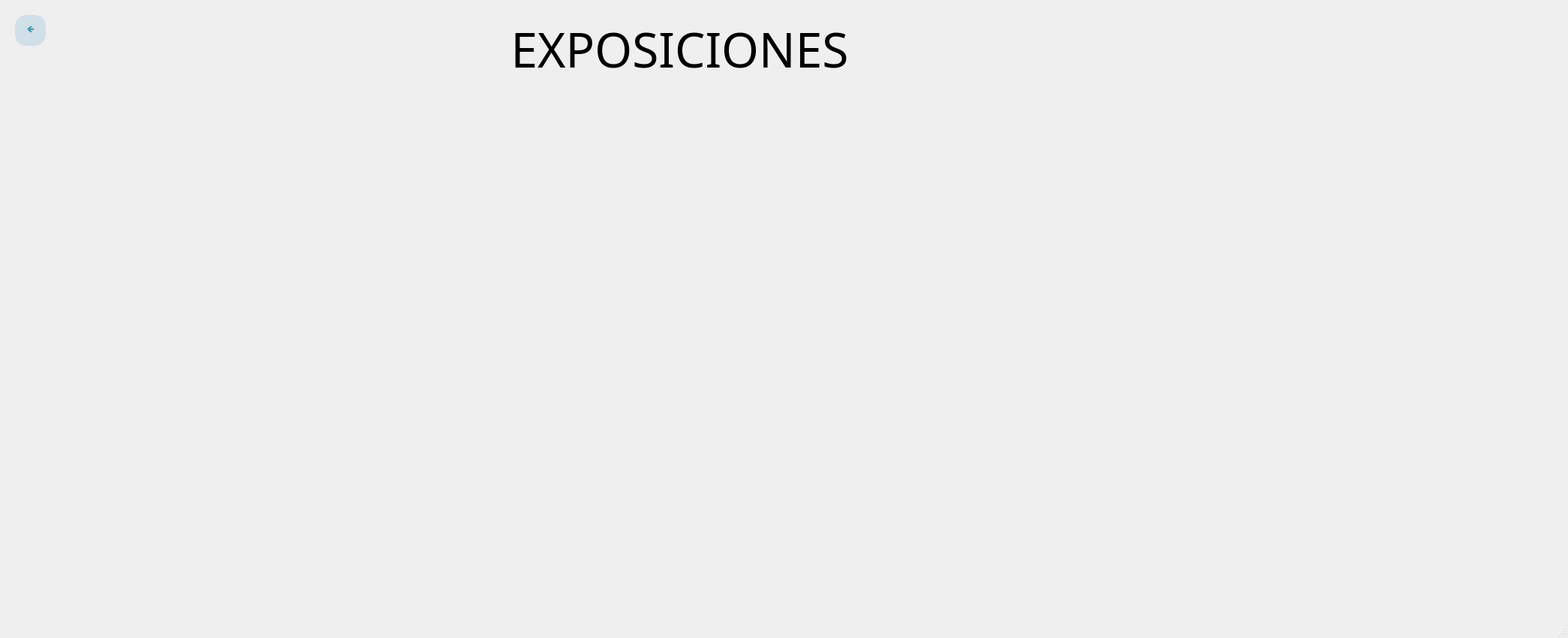
<?xml version="1.0" encoding="UTF-8"?>
<ui version="4.0">
 <class>MainWindow</class>
 <widget class="QMainWindow" name="MainWindow">
  <property name="geometry">
   <rect>
    <x>0</x>
    <y>0</y>
    <width>2089</width>
    <height>850</height>
   </rect>
  </property>
  <property name="windowTitle">
   <string>MainWindow</string>
  </property>
  <widget class="QWidget" name="centralwidget">
   <widget class="QPushButton" name="BotonAtras">
    <property name="geometry">
     <rect>
      <x>20</x>
      <y>20</y>
      <width>41</width>
      <height>41</height>
     </rect>
    </property>
    <property name="palette">
     <palette>
      <active>
       <colorrole role="WindowText">
        <brush brushstyle="SolidPattern">
         <color alpha="255">
          <red>67</red>
          <green>157</green>
          <blue>175</blue>
         </color>
        </brush>
       </colorrole>
       <colorrole role="Button">
        <brush brushstyle="SolidPattern">
         <color alpha="255">
          <red>208</red>
          <green>223</green>
          <blue>232</blue>
         </color>
        </brush>
       </colorrole>
       <colorrole role="Text">
        <brush brushstyle="SolidPattern">
         <color alpha="255">
          <red>67</red>
          <green>157</green>
          <blue>175</blue>
         </color>
        </brush>
       </colorrole>
       <colorrole role="ButtonText">
        <brush brushstyle="SolidPattern">
         <color alpha="255">
          <red>67</red>
          <green>157</green>
          <blue>175</blue>
         </color>
        </brush>
       </colorrole>
       <colorrole role="Base">
        <brush brushstyle="SolidPattern">
         <color alpha="255">
          <red>208</red>
          <green>223</green>
          <blue>232</blue>
         </color>
        </brush>
       </colorrole>
       <colorrole role="Window">
        <brush brushstyle="SolidPattern">
         <color alpha="255">
          <red>208</red>
          <green>223</green>
          <blue>232</blue>
         </color>
        </brush>
       </colorrole>
       <colorrole role="PlaceholderText">
        <brush brushstyle="NoBrush">
         <color alpha="128">
          <red>67</red>
          <green>157</green>
          <blue>175</blue>
         </color>
        </brush>
       </colorrole>
      </active>
      <inactive>
       <colorrole role="WindowText">
        <brush brushstyle="SolidPattern">
         <color alpha="255">
          <red>67</red>
          <green>157</green>
          <blue>175</blue>
         </color>
        </brush>
       </colorrole>
       <colorrole role="Button">
        <brush brushstyle="SolidPattern">
         <color alpha="255">
          <red>208</red>
          <green>223</green>
          <blue>232</blue>
         </color>
        </brush>
       </colorrole>
       <colorrole role="Text">
        <brush brushstyle="SolidPattern">
         <color alpha="255">
          <red>67</red>
          <green>157</green>
          <blue>175</blue>
         </color>
        </brush>
       </colorrole>
       <colorrole role="ButtonText">
        <brush brushstyle="SolidPattern">
         <color alpha="255">
          <red>67</red>
          <green>157</green>
          <blue>175</blue>
         </color>
        </brush>
       </colorrole>
       <colorrole role="Base">
        <brush brushstyle="SolidPattern">
         <color alpha="255">
          <red>208</red>
          <green>223</green>
          <blue>232</blue>
         </color>
        </brush>
       </colorrole>
       <colorrole role="Window">
        <brush brushstyle="SolidPattern">
         <color alpha="255">
          <red>208</red>
          <green>223</green>
          <blue>232</blue>
         </color>
        </brush>
       </colorrole>
       <colorrole role="PlaceholderText">
        <brush brushstyle="NoBrush">
         <color alpha="128">
          <red>67</red>
          <green>157</green>
          <blue>175</blue>
         </color>
        </brush>
       </colorrole>
      </inactive>
      <disabled>
       <colorrole role="WindowText">
        <brush brushstyle="SolidPattern">
         <color alpha="255">
          <red>67</red>
          <green>157</green>
          <blue>175</blue>
         </color>
        </brush>
       </colorrole>
       <colorrole role="Button">
        <brush brushstyle="SolidPattern">
         <color alpha="255">
          <red>208</red>
          <green>223</green>
          <blue>232</blue>
         </color>
        </brush>
       </colorrole>
       <colorrole role="Text">
        <brush brushstyle="SolidPattern">
         <color alpha="255">
          <red>67</red>
          <green>157</green>
          <blue>175</blue>
         </color>
        </brush>
       </colorrole>
       <colorrole role="ButtonText">
        <brush brushstyle="SolidPattern">
         <color alpha="255">
          <red>67</red>
          <green>157</green>
          <blue>175</blue>
         </color>
        </brush>
       </colorrole>
       <colorrole role="Base">
        <brush brushstyle="SolidPattern">
         <color alpha="255">
          <red>208</red>
          <green>223</green>
          <blue>232</blue>
         </color>
        </brush>
       </colorrole>
       <colorrole role="Window">
        <brush brushstyle="SolidPattern">
         <color alpha="255">
          <red>208</red>
          <green>223</green>
          <blue>232</blue>
         </color>
        </brush>
       </colorrole>
       <colorrole role="PlaceholderText">
        <brush brushstyle="NoBrush">
         <color alpha="128">
          <red>67</red>
          <green>157</green>
          <blue>175</blue>
         </color>
        </brush>
       </colorrole>
      </disabled>
     </palette>
    </property>
    <property name="cursor">
     <cursorShape>PointingHandCursor</cursorShape>
    </property>
    <property name="styleSheet">
     <string notr="true">background-color: rgb(208, 223, 232);
color:rgb(67, 157, 175);
font-weight: bold;
font-family: 'Verdana';
border-radius: 15px;</string>
    </property>
    <property name="text">
     <string>🡸</string>
    </property>
   </widget>
   <widget class="QLabel" name="Titulo">
    <property name="geometry">
     <rect>
      <x>580</x>
      <y>20</y>
      <width>651</width>
      <height>91</height>
     </rect>
    </property>
    <property name="font">
     <font>
      <family>Bell MT</family>
      <pointsize>24</pointsize>
      <weight>50</weight>
      <bold>false</bold>
     </font>
    </property>
    <property name="text">
     <string>&lt;html&gt;&lt;head/&gt;&lt;body&gt;&lt;p align=&quot;center&quot;&gt;&lt;span style=&quot; font-size:48pt;&quot;&gt;EXPOSICIONES&lt;/span&gt;&lt;/p&gt;&lt;/body&gt;&lt;/html&gt;</string>
    </property>
   </widget>
   <widget class="QLabel" name="foto">
    <property name="geometry">
     <rect>
      <x>-20</x>
      <y>-200</y>
      <width>1841</width>
      <height>1091</height>
     </rect>
    </property>
    <property name="font">
     <font>
      <family>Bell MT</family>
      <pointsize>22</pointsize>
      <weight>50</weight>
      <bold>false</bold>
     </font>
    </property>
    <property name="text">
     <string/>
    </property>
    <property name="pixmap">
     <pixmap>../Imagenes/foto.png</pixmap>
    </property>
   </widget>
   <zorder>foto</zorder>
   <zorder>BotonAtras</zorder>
   <zorder>Titulo</zorder>
  </widget>
  <widget class="QStatusBar" name="statusbar"/>
 </widget>
 <resources/>
 <connections/>
</ui>
